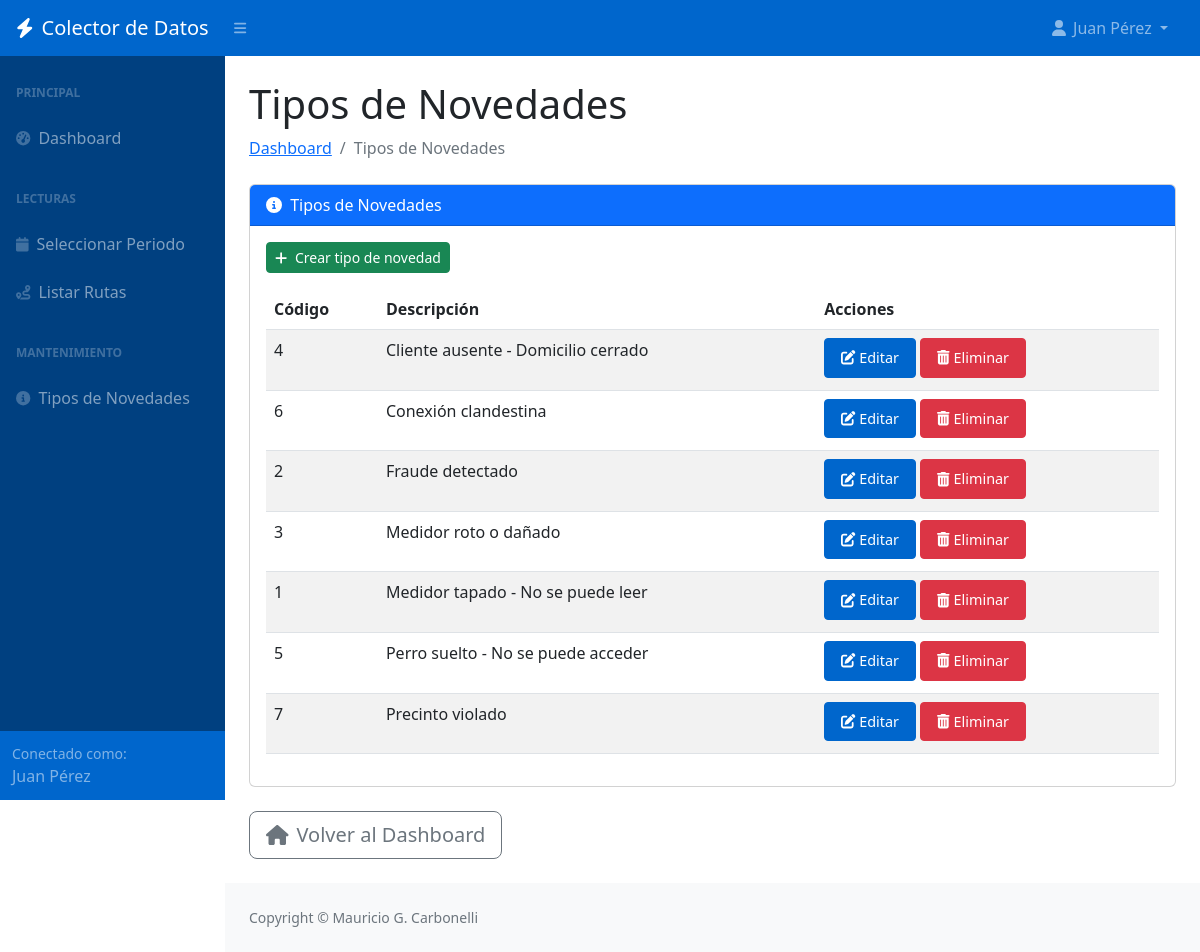
The page /listar-novedades/ (signed in) on the database as committed earlier.
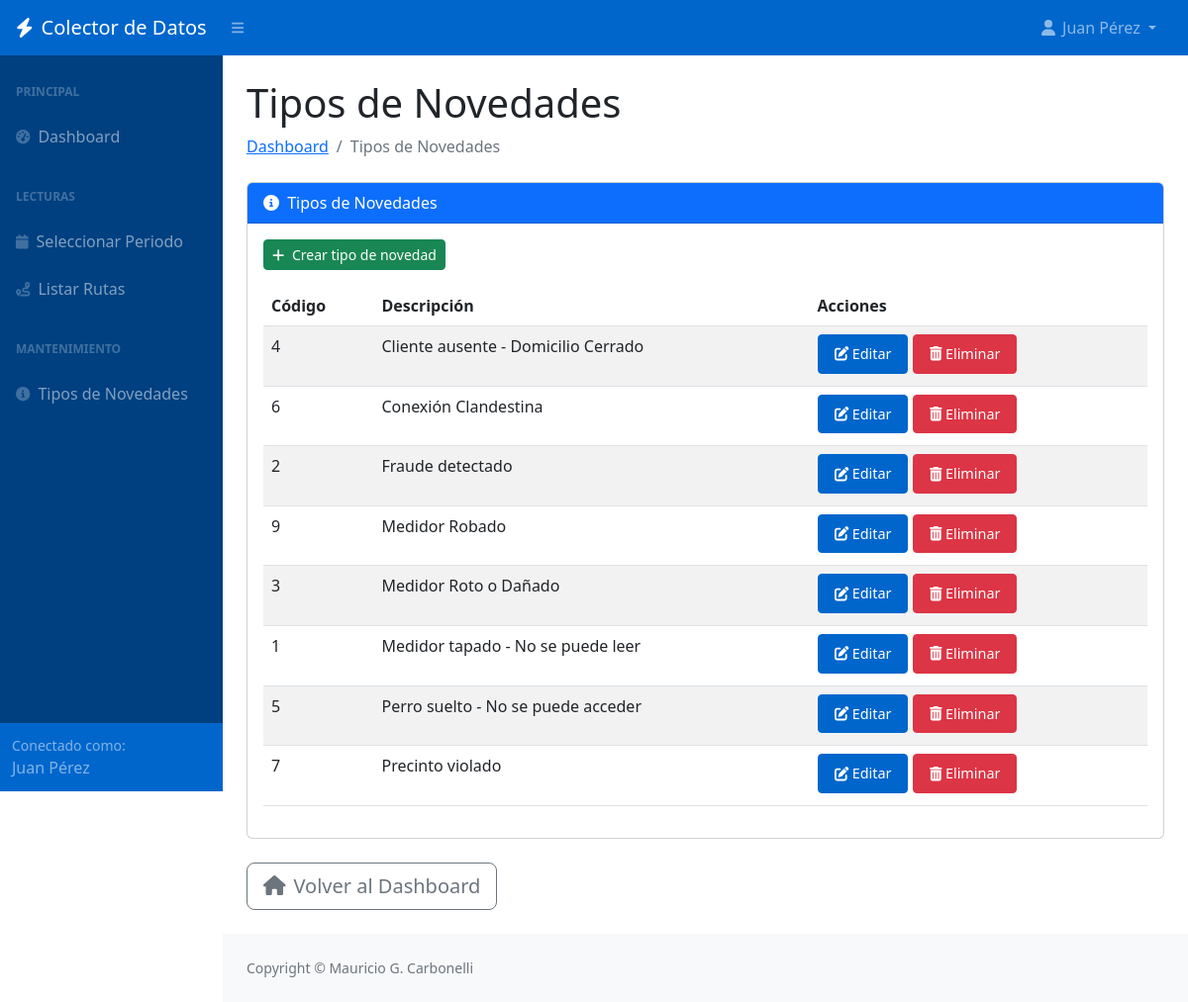
The same page on the database as committed later.
### lecturas/models.py (models this page shows, shortened)
class Novedad(models.Model):
    cod_novedad = models.AutoField(primary_key=True)
    descripcion = models.CharField(max_length=200, verbose_name='Descripción')
    class Meta:
        verbose_name = 'Novedad'
        verbose_name_plural = 'Novedades'

### lecturas/views.py (the view)
# urls.py: path('listar-novedades/', views.ListarTiposNovedadesView.as_view(), name='listar_tipos_novedades'),
class ListarTiposNovedadesView(LoginRequiredMixin, ListView):
    model = Novedad
    template_name = 'lecturas/listar_tipos_novedades.html'
    context_object_name = 'novedades'
    ordering = ['descripcion']

### lecturas/templates/lecturas/listar_tipos_novedades.html (shortened to what this page needs)
{% extends 'lecturas/base.html' %}
{% load static %}
{% block content %}
<h1 class="mt-4">Tipos de Novedades</h1>
<ol class="breadcrumb mb-4">
    <li class="breadcrumb-item"><a href="{% url 'dashboard' %}">Dashboard</a></li>
    <li class="breadcrumb-item active">Tipos de Novedades</li>
</ol>
<div class="card mb-4">
    <div class="card-header bg-primary text-white d-flex justify-content-between align-items-center">
        <div>
            <i class="fas fa-circle-info me-1"></i>
            Tipos de Novedades
        </div>
    </div>
    <div class="card-body">
        <a href="{% url 'crear_tipo_novedad' %}" class="btn btn-success btn-sm mb-3">
            <i class="fas fa-plus me-1"></i> Crear tipo de novedad
        </a>
        <div class="table-responsive">
            <table class="table table-striped table-hover" id="datatablesSimple">
                <thead>
                    <tr>
                        <th>Código</th>
                        <th>Descripción</th>
                        <th>Acciones</th>
                    </tr>
                </thead>
                <tbody>
                    {% for novedad in novedades %}
                    <tr>
                        <td>{{ novedad.cod_novedad }}</td>
                        <td>{{ novedad.descripcion }}</td>
                        <td>
                            <a href="{% url 'editar_tipo_novedad' novedad.cod_novedad %}"
                                class="btn btn-sm btn-primary btn-action mb-1">
                                <i class="fa-solid fa-pen-to-square"></i> Editar
                            </a>
                            <form method="post" action="{% url 'eliminar_tipo_novedad' novedad.cod_novedad %}"
                                style="display: inline;"
                                onsubmit="return confirm('¿Está seguro de eliminar el tipo de novedad \'{{ novedad.descripcion }}\'? Esta acción no se puede deshacer.');">
                                <button type="submit" class="btn btn-sm btn-danger btn-action mb-1">
                                    <i class="fa-solid fa-trash-can"></i> Eliminar
                                </button>
                            </form>
                        </td>
                    </tr>
                    {% endfor %}
                </tbody>
            </table>
        </div>
    </div>
</div>
<div class="mb-4">
    <a href="{% url 'dashboard' %}" class="btn btn-outline-secondary btn-lg">
        <i class="fas fa-home me-2"></i>Volver al Dashboard
    </a>
</div>
{% endblock %}

### lecturas/templates/lecturas/base.html (shortened to what this page needs)
{% load static %}
<!DOCTYPE html>
<html lang="es">
<head>
    <link href="https://cdn.jsdelivr.net/npm/simple-datatables@7.1.2/dist/style.min.css" rel="stylesheet" />
    <link href="{% static 'css/styles.css' %}" rel="stylesheet" />
</head>
<body class="sb-nav-fixed">
    <nav class="sb-topnav navbar navbar-expand navbar-dark">
        <a class="navbar-brand ps-3" href="{% url 'dashboard' %}">
            <i class="fas fa-bolt me-2"></i>Colector de Datos
        </a>
        <button class="btn btn-link btn-sm order-1 order-lg-0 me-4 me-lg-0" id="sidebarToggle" href="#!">
            <i class="fas fa-bars"></i>
        </button>
        <ul class="navbar-nav ms-auto ms-md-0 me-3 me-lg-4">
            <li class="nav-item dropdown">
                <a class="nav-link dropdown-toggle" id="navbarDropdown" href="#" role="button" data-bs-toggle="dropdown"
                    aria-expanded="false">
                    <i class="fas fa-user fa-fw"></i>
                    {% if user.is_authenticated %}
                    {{ user.get_full_name|default:user.username }}
                    {% endif %}
                </a>
            </li>
        </ul>
    </nav>
    <div id="layoutSidenav">
        <div id="layoutSidenav_nav">
            <nav class="sb-sidenav accordion sb-sidenav-dark" id="sidenavAccordion">
                <div class="sb-sidenav-menu">
                    <div class="nav">
                        <div class="sb-sidenav-menu-heading">Principal</div>
                        <a class="nav-link" href="{% url 'dashboard' %}">
                            <div class="sb-nav-link-icon"><i class="fas fa-tachometer-alt"></i></div>
                            Dashboard
                        </a>
                        <div class="sb-sidenav-menu-heading">Lecturas</div>
                        <a class="nav-link" href="{% url 'seleccionar_periodo' %}">
                            <div class="sb-nav-link-icon"><i class="fas fa-calendar"></i></div>
                            Seleccionar Periodo
                        </a>
                        <a class="nav-link" href="{% url 'listar_rutas' %}">
                            <div class="sb-nav-link-icon"><i class="fas fa-route"></i></div>
                            Listar Rutas
                        </a>
                        <div class="sb-sidenav-menu-heading">Mantenimiento</div>
                        <a class="nav-link" href="{% url 'listar_tipos_novedades' %}">
                            <div class="sb-nav-link-icon"><i class="fas fa-circle-info"></i></div>
                            Tipos de Novedades
                        </a>
                    </div>
                </div>
                <div class="sb-sidenav-footer">
                    <div class="small">Conectado como:</div>
                    {{ user.get_full_name|default:user.username }}
                </div>
            </nav>
        </div>
        <div id="layoutSidenav_content">
            <main>
                <div class="container-fluid px-4">
                    {% block content %}{% endblock %}
                </div>
            </main>
            <footer class="py-4 bg-light mt-auto">
                <div class="container-fluid px-4">
                    <div class="d-flex align-items-center justify-content-between small">
                        <div class="text-muted">Copyright &copy; Mauricio G. Carbonelli {{ current_year }}</div>
                    </div>
                </div>
            </footer>
        </div>
    </div>
</body>
</html>

### lecturas/templates/lecturas/base.html (style rules this page uses)
:root { --mauri-blue: #0066cc; --mauri-blue-dark: #004080; --mauri-green: #28a745; --mauri-red: #dc3545; --mauri-orange: #fd7e14; }
.sb-topnav { background-color: var(--mauri-blue) !important; }
.sb-sidenav-dark { background-color: var(--mauri-blue-dark) !important; }
.sb-sidenav-dark .sb-sidenav-footer { background-color: var(--mauri-blue) !important; }
.btn-primary { background-color: var(--mauri-blue); border-color: var(--mauri-blue); }
.btn-action { padding: 0.5rem 1rem; font-size: 0.9rem; }
.table-responsive { overflow-x: auto; -webkit-overflow-scrolling: touch; }

Rows that differ between the two databases and show on the page:
changed Novedad id 4: descripcion "Cliente ausente - Domicilio cerrado" → "Cliente ausente - Domicilio Cerrado"
changed Novedad id 6: descripcion "Conexión clandestina" → "Conexión Clandestina"
added Novedad: cod_novedad "9", descripcion "Medidor Robado"
changed Novedad id 3: descripcion "Medidor roto o dañado" → "Medidor Roto o Dañado"
